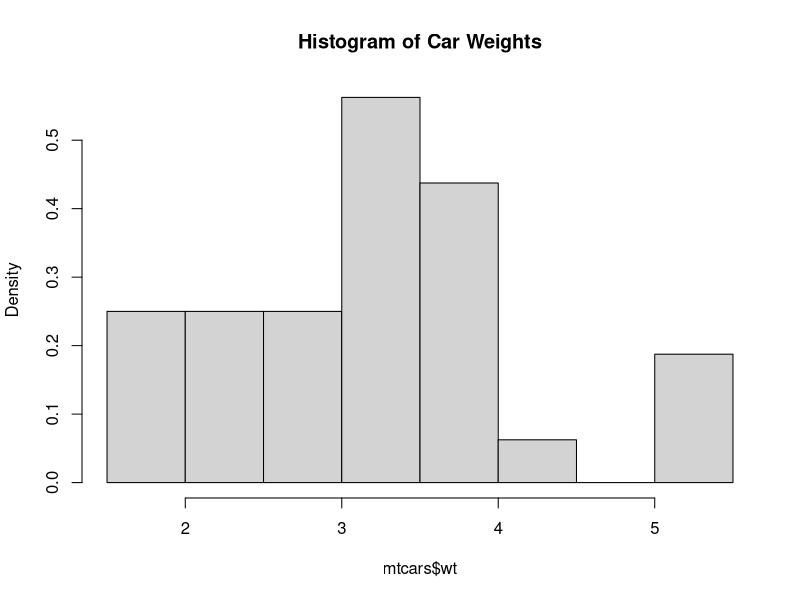
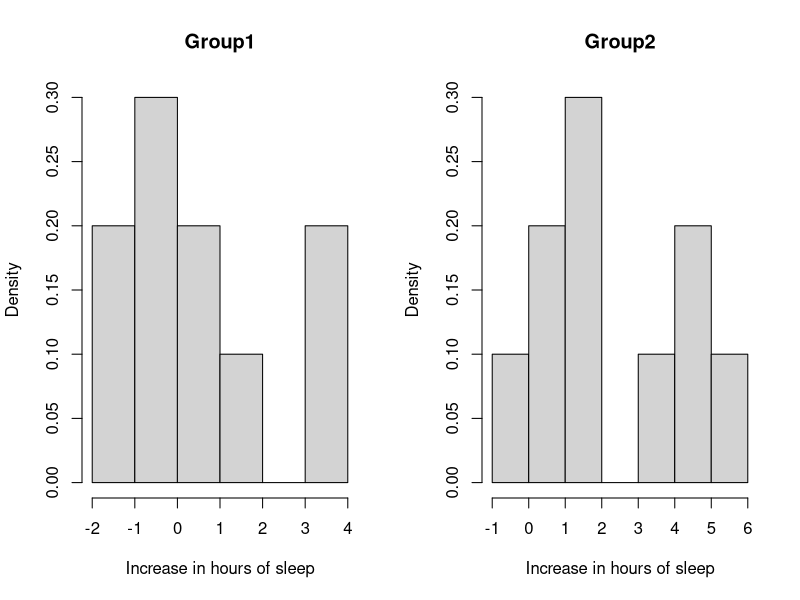
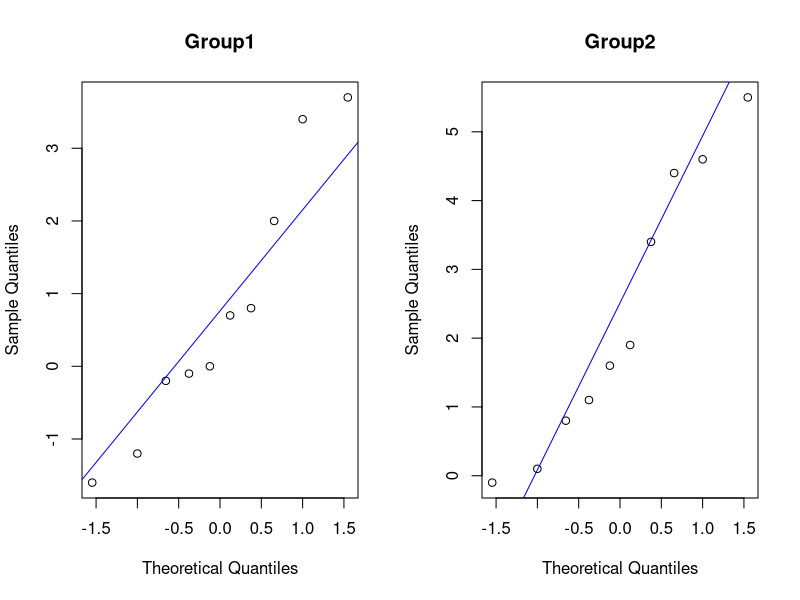
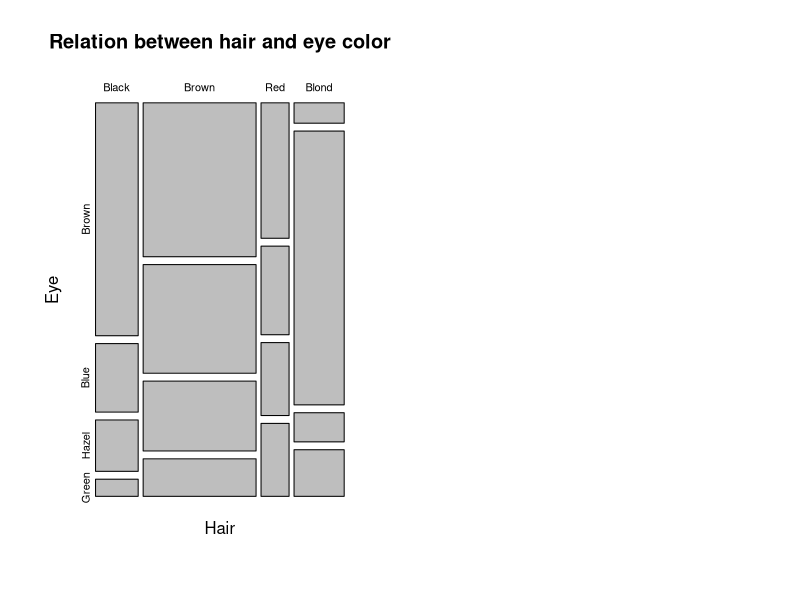

Reproduce these figures in R, in order.
## ---- chunk 1
hist(mtcars$wt, main = "Histogram of Car Weights", freq=F)
## ---- chunk 2
help(qqnorm)
## ---- chunk 3
par(mfrow = c(1,2))
hist(sleep$extra[sleep$group==1], main = "Group1", xlab = "Increase in hours of sleep", freq=F)
hist(sleep$extra[sleep$group==2], main = "Group2", xlab = "Increase in hours of sleep", freq=F)
## ---- chunk 4
help(qqnorm)
## ---- chunk 5
par(mfrow = c(1,2))
qqnorm(sleep$extra[sleep$group==1], main = "Group1")
qqline(sleep$extra[sleep$group==1], col = "blue")
qqnorm(sleep$extra[sleep$group==2], main = "Group2")
qqline(sleep$extra[sleep$group==2], col = "blue")
## ---- chunk 6
shapiro.test(sleep$extra[sleep$group==1])
shapiro.test(sleep$extra[sleep$group==2])
## ---- chunk 7
# Male and Female separate tables
HairEyeColor

# Male and Female combined into 1 table
require(knitr)
HairEyeColor1 <- apply(HairEyeColor, c(1, 2), sum)
HairEyeColor1
kable(HairEyeColor1)
## ---- chunk 8
mosaicplot(HairEyeColor1, main = "Relation between hair and eye color", shade = F)
